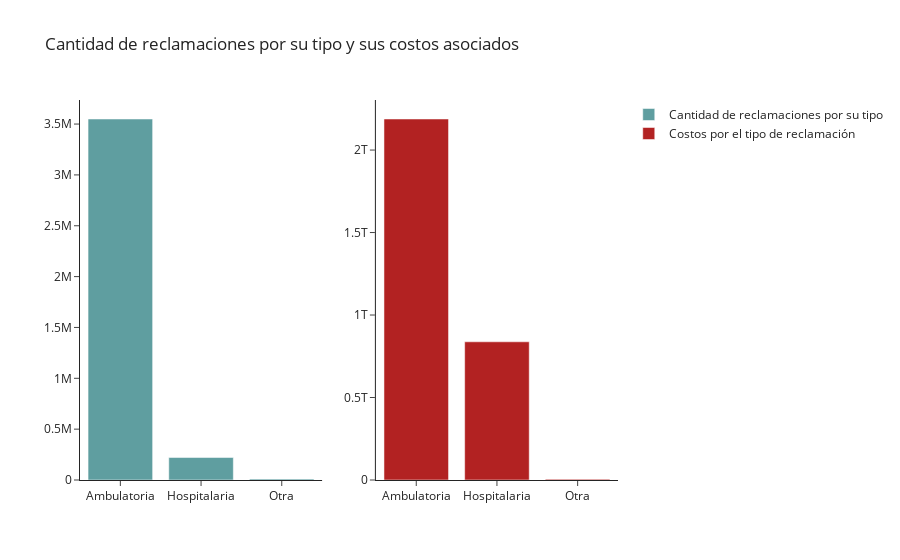

The notebook cell this image was saved under:
### Code cell
# Comparación de la cantidad de reclamaciones por su tipo y sus costos asociados

# Cantidad de reclamaciones por su tipo 
count = df.groupby('Tipo_Reclamacion').size().reset_index(name = 'Cantidad')

# Costos por el tipo de reclamación
df["Valor_Pagado"] = df["Valor_Pagado"].astype(int)
cost = df.groupby('Tipo_Reclamacion')['Valor_Pagado'].sum().reset_index(name = 'Costos')

# Gráfica
fig = make_subplots(rows = 1, cols = 2)
fig.add_trace(
    go.Bar(x = count['Tipo_Reclamacion'], y = count['Cantidad'], name = 'Cantidad de reclamaciones por su tipo', marker_color = 'cadetblue'),
    row = 1, col = 1
)
fig.add_trace(
    go.Bar(x = cost['Tipo_Reclamacion'], y = cost['Costos'], name = 'Costos por el tipo de reclamación', marker_color = 'firebrick'),
    row = 1, col = 2
)
fig.update_layout(
    title_text = 'Cantidad de reclamaciones por su tipo y sus costos asociados',
    template = 'simple_white')
fig.show();

### Figure 1 — Plotly figure (JSON) as saved in the notebook; plotly's stock layout.template omitted (floating-point values rounded to 4 significant figures)
{"data": [{"marker": {"color": "cadetblue"}, "name": "Cantidad de reclamaciones por su tipo", "type": "bar", "x": ["Ambulatoria", "Hospitalaria", "Otra"], "xaxis": "x", "y": [3549739, 221022, 10582], "yaxis": "y"}, {"marker": {"color": "firebrick"}, "name": "Costos por el tipo de reclamación", "type": "bar", "x": ["Ambulatoria", "Hospitalaria", "Otra"], "xaxis": "x2", "y": [2188259256679, 837679031486, 5172247344], "yaxis": "y2"}], "layout": {"title": {"text": "Cantidad de reclamaciones por su tipo y sus costos asociados"}, "xaxis": {"anchor": "y", "domain": [0, 0.45]}, "xaxis2": {"anchor": "y2", "domain": [0.55, 1]}, "yaxis": {"anchor": "x", "domain": [0, 1]}, "yaxis2": {"anchor": "x2", "domain": [0, 1]}}}
